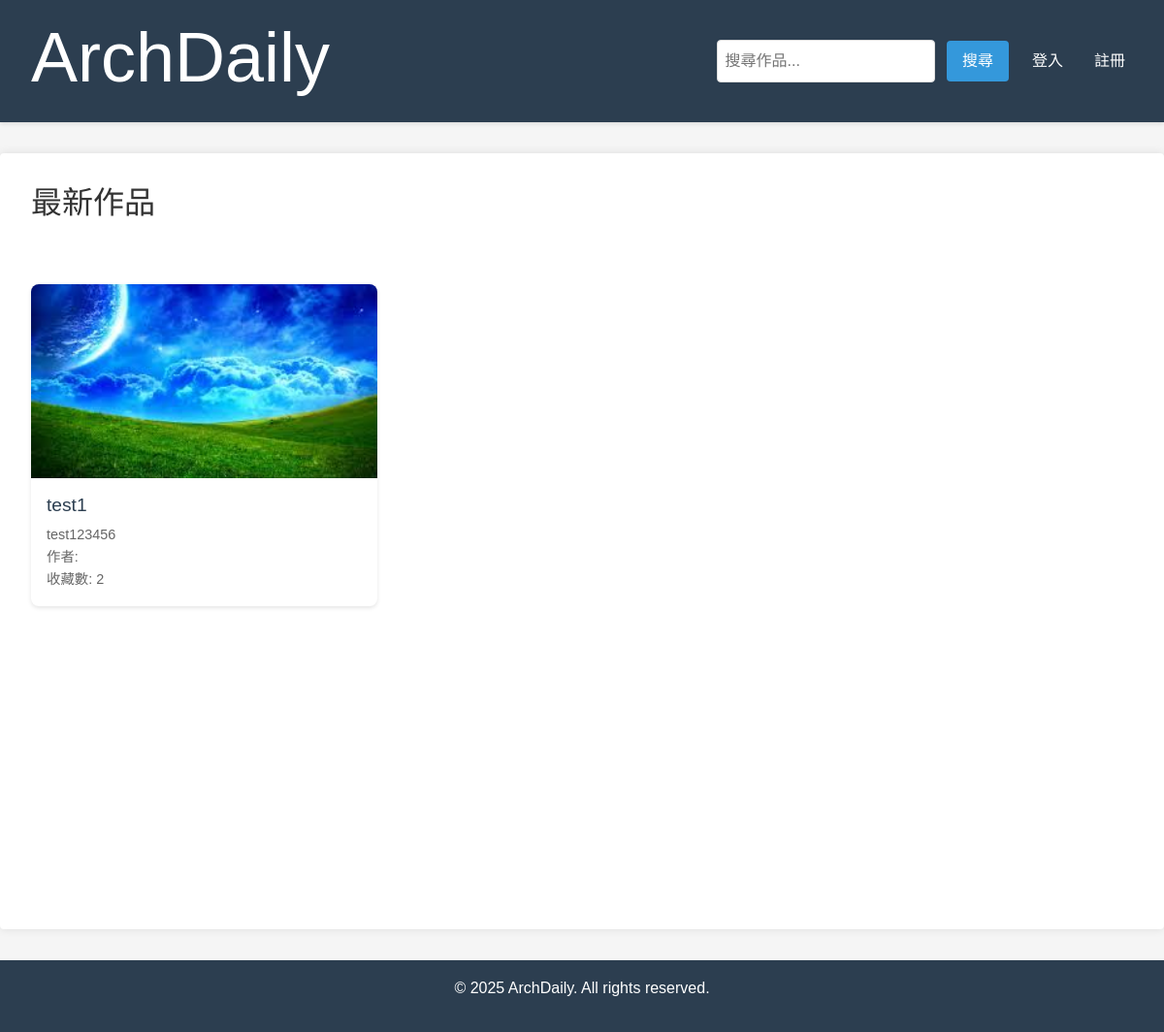
The page / on the database its author committed.
### projects/models.py (models this page shows, shortened)
class Project(models.Model):
    title = models.CharField(max_length=255)
    author = models.ForeignKey(User, on_delete=models.CASCADE, related_name='projects')
    project_type = models.CharField(max_length=100) # e.g., 'Residential', 'Commercial'
    region = models.CharField(max_length=100)
    area = models.DecimalField(max_digits=10, decimal_places=2, null=True, blank=True)
    description = RichTextField(blank=True)
    created_at = models.DateTimeField(auto_now_add=True)
    updated_at = models.DateTimeField(auto_now=True)
    @property
    def bookmark_count(self):
        return self.bookmarked_by.count()

class ProjectImage(models.Model):
    project = models.ForeignKey(Project, on_delete=models.CASCADE, related_name='images')
    image = models.ImageField(upload_to='project_images/')
    is_key_image = models.BooleanField(default=False) # For the 3-5 key images gallery

### projects/views.py (the view)
# urls.py: 2. Add a URL to urlpatterns:  path('', views.home, name='home')
def home(request):
    recent_projects = Project.objects.order_by('-created_at')[:5] # Get 5 most recent projects
    context = {
        'recent_projects': recent_projects
    }
    return render(request, 'projects/home.html', context)

### projects/templates/projects/home.html (shortened to what this page needs)
{% extends 'base.html' %}
{% load static %}
{% block content %}
    <div class="recent-projects">
        <h2>最新作品</h2>
        <div class="project-grid">
            {% for project in recent_projects %}
                <a href="{% url 'project_detail' project.id %}" class="project-card-link">
                    <div class="project-card">
                        {% if project.images.first %}
                            <img src="{{ project.images.first.image.url }}" alt="{{ project.title }}" loading="lazy">
                        {% endif %}
                        <div class="project-card-content">
                            <h3>{{ project.title }}</h3>
                            <p>{{ project.description|truncatechars:100 }}</p>
                            <p>作者: {{ project.user.username }}</p>
                            <p>收藏數: {{ project.bookmark_count }}</p>
                        </div>
                    </div>
                </a>
            {% empty %}
            <p>目前沒有作品。</p>
            {% endfor %}
        </div>
    </div>
{% endblock content %}

### static/css/main.css (style rules this page uses)
:root { --primary-color: #2c3e50; --secondary-color: #34495e; --accent-color: #3498db; --text-color: #333; --light-gray: #f5f5f5; --white-color: #ffffff; --border-color: #ddd; --spacing-xsmall: 0.25rem; --spacing-small: 0.5rem; --spacing-medium: 1rem; --spacing-large: 2rem; --border-radius: 4px; --success-color: #2ecc71; --warning-color: #f1c40f; --error-color: #e74c3c; }
html, body { height: 100%; margin: 0; padding: 0; font-family: 'Noto Sans TC', sans-serif; line-height: 1.6; color: var(--text-color); background-color: var(--light-gray); }
.project-grid { display: grid; grid-template-columns: repeat(auto-fill, minmax(280px, 1fr)); gap: var(--spacing-medium); margin-top: var(--spacing-large); }
.project-card-link { text-decoration: none; color: inherit; }
.project-card { background: var(--white-color); border-radius: var(--border-radius); box-shadow: 0 2px 5px rgba(0, 0, 0, 0.1); overflow: hidden; transition: transform 0.3s ease; height: 100%; display: flex; flex-direction: column; }
.project-card img { width: 100%; height: 200px; object-fit: cover; }
.project-card-content { padding: var(--spacing-medium); flex-grow: 1; }
.project-card h3, .project-card h4 { margin: 0 0 var(--spacing-small); color: var(--text-color); font-size: 1.2em; }
.project-card p { margin: 0; color: #666; font-size: 0.9em; }
.project-grid, .folder-grid { display: grid; grid-template-columns: repeat(auto-fill, minmax(300px, 1fr)); gap: 2rem; padding: 2rem 0; }
.project-card, .folder-card { background: white; border-radius: 8px; box-shadow: 0 2px 4px rgba(0,0,0,0.1); overflow: hidden; transition: transform 0.3s ease; display: flex; flex-direction: column; }
.project-card img, .folder-card img { width: 100%; object-fit: cover; display: block; }
.project-card img { height: 200px; }
.project-card h3, .folder-card h3 { margin: 0 0 0.5rem 0; font-size: 1.2rem; color: var(--primary-color); }
.project-card p, .folder-card p { margin: 0; color: #666; font-size: 0.9rem; }

### rows shown on the page
Project: images.first.image (picture), title "test1", description "test123456", bookmark_count "2"
